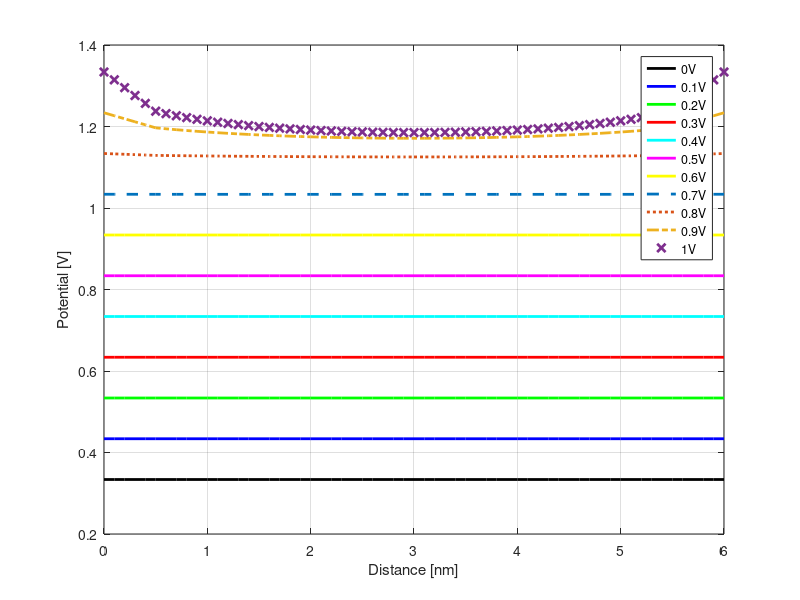
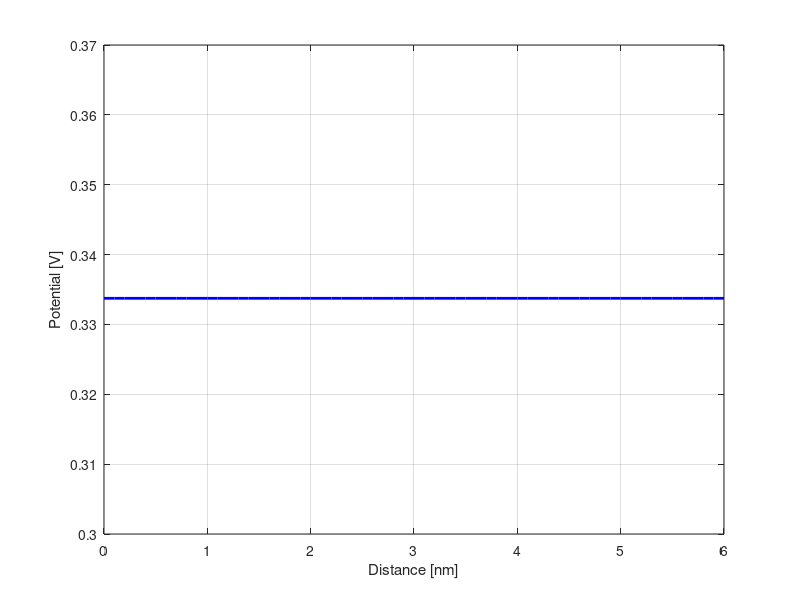

Recreate these plots in MATLAB, in order.
close all;
clear all;

Voltage_sweep = 1;
Voltage_range = 0:0.1:1;%0~1V 11point step.
External_Voltage = 0.0;
Charge_q = 1.602192e-19; %charge Q
Boltz = 1.380662e-23; %Boltzmann constant (J/K)
Temp = 300.0; %Temperature(K)
thermal = Boltz*Temp/Charge_q;

N_acc = 1e24; %Dopant density of Acc(1e18/cm^3)
Ni = 1.075e16; %Instrinsic carrier of Si (1/cm^3)



E_0 = 8.8541878176e-12;%Permittivity(F/m)
E_r1 = 11.7;%Relative Permittivity of Si
E_r2 = 3.9; %Relative Permitivity of SiO2

E_1 = E_0 * E_r1;%Si
E_2 = E_0 * E_r2;%SiO2


Delta_X = 0.1e-9; %0.1nm
Number_N = 61; %For total 6nm thick(0~6nm)
Number_SiO2_Si = 6; %Location 0.5nm
Number_Si_SiO2 = 56; %Location 5.5nm
X = Delta_X*[0:Number_N-1]';
coef = Delta_X*Delta_X*Charge_q*E_0; %Coefficient for simple code

Phi_sweep =cell(11,1);

Volt_iter = 0;
for External_Voltage= 0 : 0.1 :1
    Phi = zeros(Number_N,1);
    Phi(:,1) = 0.33374 + External_Voltage;
    Residue = zeros(Number_N,1);
    Jaco = sparse(Number_N,Number_N);
    Res(1,1) = Phi(1,1) - (0.33374 + External_Voltage);
    Jaco(1,1) = 1.0;
    Res(Number_N,1) = Phi(Number_N,1) - (0.33374 + External_Voltage);
    Jaco(Number_N,Number_N) = 1.0;

    for newton=1:1:10
        for iter=2:1:Number_N-1%%%%Laplacian Part
           if(iter< Number_SiO2_Si || iter > Number_Si_SiO2)
               Res(iter,1) = E_2*Phi(iter+1,1) - 2*E_2*Phi(iter,1) + E_2*Phi(iter-1,1);
               Jaco(iter,iter-1) = E_2;
               Jaco(iter,iter) = -2*E_2;
               Jaco(iter,iter+1) = E_2;
           elseif(iter==Number_SiO2_Si)
               Res(iter,1) = E_1*Phi(iter+1,1) - (E_1+E_2)*Phi(iter,1) + E_2*Phi(iter-1,1);
               Jaco(iter,iter-1) = E_2;
               Jaco(iter,iter) = -(E_1+E_2);
               Jaco(iter,iter+1) = E_1;
           elseif(iter==Number_Si_SiO2)
               Res(iter,1) = E_2*Phi(iter+1,1) - (E_1+E_2)*Phi(iter,1) + E_1*Phi(iter-1,1);
               Jaco(iter,iter-1) = E_1;
               Jaco(iter,iter) = -(E_1+E_2);
               Jaco(iter,iter+1) = E_2;
           else
               Res(iter,1) = E_1*Phi(iter+1,1) - 2*E_1*Phi(iter,1) + E_1*Phi(iter-1,1);
               Jaco(iter,iter-1) = E_1;
               Jaco(iter,iter) = -2*E_1;
               Jaco(iter,iter+1) = E_1;
           end
        end


        for iter=Number_SiO2_Si:Number_Si_SiO2
            if(iter==Number_SiO2_Si)
                Res(iter,1) = Res(iter,1) - coef*(N_acc + Ni*exp(Phi(iter,1)/thermal))*0.5;
                Jaco(iter,iter) = Jaco(iter,iter) - coef*Ni*exp(Phi(iter,1)/thermal)/thermal*0.5;
            elseif(iter==Number_Si_SiO2)
                Res(iter,1) = Res(iter,1) - coef*(N_acc + Ni*exp(Phi(iter,1)/thermal))*0.5;
                Jaco(iter,iter) = Jaco(iter,iter) - coef*Ni*exp(Phi(iter,1)/thermal)/thermal*0.5;
            else
                Res(iter,1) = Res(iter,1) - coef*(N_acc + Ni*exp(Phi(iter,1)/thermal));
                Jaco(iter,iter) = Jaco(iter,iter) - coef*Ni*exp(Phi(iter,1)/thermal)/thermal;
            end
        end

        Update = Jaco \ (-Res);
        Phi = Phi + Update;
    end
    Volt_iter = Volt_iter + 1;
    Phi_sweep{Volt_iter,1} = Phi;
end
    %plot(X,Phi);
    
    %plot(X,Phi_sweep{1,1});
    

Integrated_Electron_density = zeros(11,1);
for External_Voltage= 1 : 1 :11
    Electron_density = zeros(Number_N,1);
    for iter=Number_SiO2_Si:Number_Si_SiO2
       Electron_density(iter,1) = Ni * exp(Charge_q*Phi_sweep{External_Voltage,1}(iter,1)/(Boltz*Temp));
    end

    Integrated_Electron_density_temp = zeros(Number_N,1);
    for iter=Number_SiO2_Si:Number_Si_SiO2
        Integrated_Electron_density_temp(iter+1,1) = Electron_density(iter,1) + Integrated_Electron_density_temp(iter,1);
    end

    Integrated_Electron_density(External_Voltage,1) = max(Integrated_Electron_density_temp) * (X(Number_Si_SiO2,1)-X(Number_SiO2_Si)) * (1e100);%%1e100 used 1/cm^2

end


figure(1)

plot(X/1e-9,Phi_sweep{1,1},'k','LineWidth',2); hold on;
plot(X/1e-9,Phi_sweep{2,1},'b','LineWidth',2); hold on;
plot(X/1e-9,Phi_sweep{3,1},'g','LineWidth',2); hold on;
plot(X/1e-9,Phi_sweep{4,1},'r','LineWidth',2); hold on;
plot(X/1e-9,Phi_sweep{5,1},'c','LineWidth',2); hold on;
plot(X/1e-9,Phi_sweep{6,1},'m','LineWidth',2); hold on;
plot(X/1e-9,Phi_sweep{7,1},'y','LineWidth',2); hold on;
plot(X/1e-9,Phi_sweep{8,1},'--','LineWidth',2); hold on;
plot(X/1e-9,Phi_sweep{9,1},':','LineWidth',2); hold on;
plot(X/1e-9,Phi_sweep{10,1},'-.','LineWidth',2); hold on;
plot(X/1e-9,Phi_sweep{11,1},'x','LineWidth',2); hold on;
xlabel('Distance [nm]');
ylabel('Potential [V]');
grid on;
legend('0V','0.1V','0.2V','0.3V','0.4V','0.5V','0.6V','0.7V','0.8V','0.9V','1V','Location','best');

figure(2)
plot(Voltage_range ,Integrated_Electron_density,'-o','LineWidth',2);
xlabel('Voltage [V]');
ylabel('Integrated Electron Density [1/cm^2]');
grid on;



figure(3)
plot(X/1e-9,Phi_sweep{1,1},'b','LineWidth',2); 
xlabel('Distance [nm]');
ylabel('Potential [V]');
grid on;
